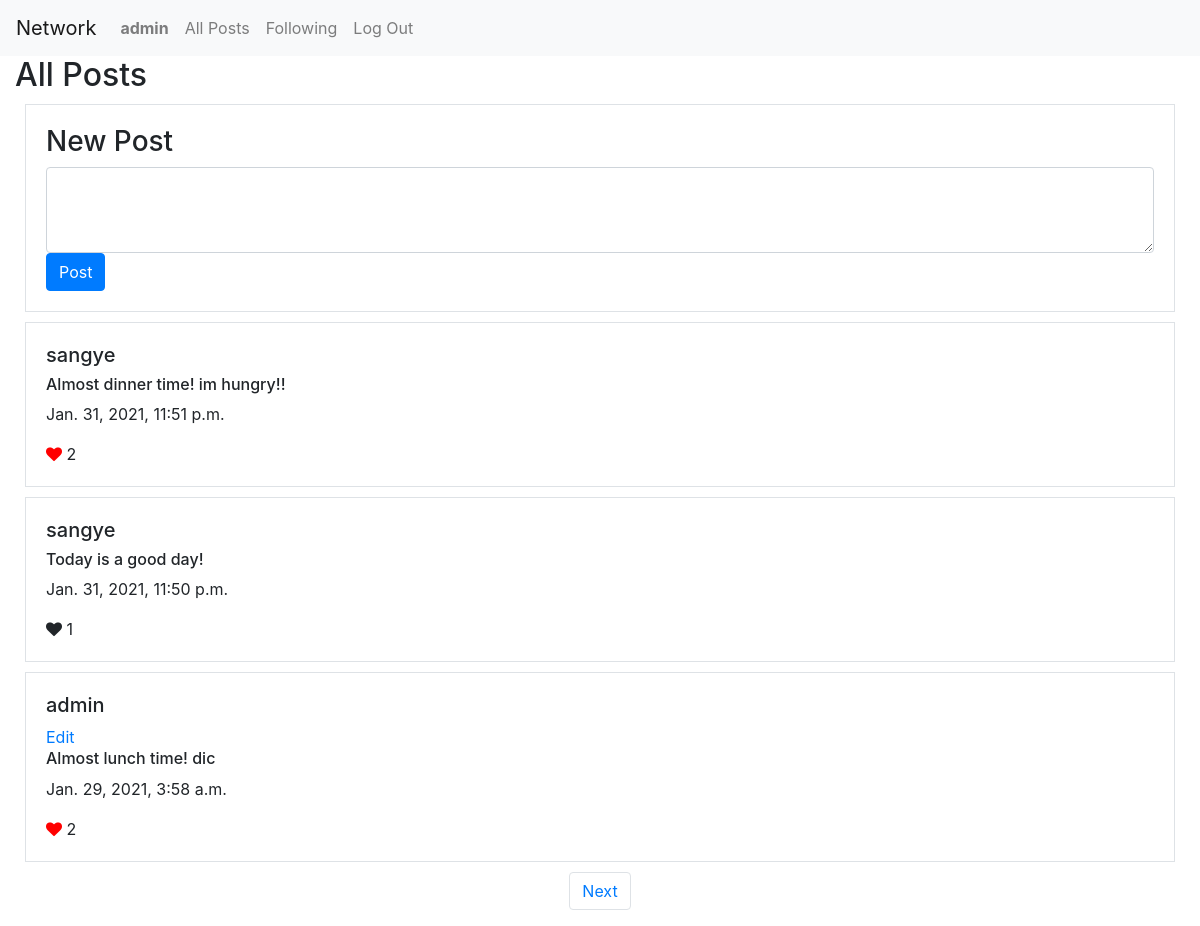
The app's page / (signed in) with its own data.
### network/models.py (models this page shows, shortened)
class User(AbstractUser):
    pass

class Post(models.Model):
    user = models.ForeignKey(User, on_delete=models.CASCADE)
    post = models.TextField()
    date_added = models.DateTimeField(auto_now=True)
    liked_users = models.ManyToManyField(User, related_name='liked_posts')

### network/views.py (the view)
# urls.py: path("", views.index, name="index"),
def index(request):
    if request.method == 'POST':
        form = PostForm(request.POST)
        if form.is_valid():
            post = form.cleaned_data['post']
            new_post = Post(user=request.user, post=post)
            new_post.save()
            return HttpResponseRedirect(reverse('index'))
    else:
        form = PostForm()
        posts_queryset = Post.objects.order_by('date_added').reverse()
        posts_to_display = Paginator(posts_queryset, 3)
        posts = posts_to_display.page(1)
        if request.GET.get('page'):
            page = int(request.GET.get('page'))
            posts = posts_to_display.page(page)
    return render(request, "network/index.html", {'form': form, 'posts': posts})

### network/forms.py
class PostForm(forms.Form):
    post = forms.CharField(widget=forms.Textarea(attrs={'class': 'form-control', 'rows': 3}), label='')

### network/templates/network/index.html (shortened to what this page needs)
{% extends "network/layout.html" %}
{% block body %}
    <h2>All Posts</h2>
    {% if user.is_authenticated %}
        <div class="border">
            <h3>New Post</h3>
            <form action="{% url 'index' %}" method="POST">
                {{ form }}
                <button class="btn btn-primary">Post</button>
            </form>
        </div>
    {% endif %}
    <div id="posts">
        {% for post in posts %}
        <div class="border">
            <h5>{{ post.user }}</h5>
            {% if post.user == request.user %}
                <a href="{% url 'edit' post.id %}">Edit</a>
            {% endif %}
            <h6>{{ post.post }}</h6>
            <p>{{ post.date_added }}</p>
            {% if request.user in post.liked_users.all %}
                <i class="fa fa-heart like red" data-id="{{ post.id }}"></i>
            {% else %}
                <i class="fa fa-heart like" data-id="{{ post.id }}"></i>
            {% endif %}
            <span id="post{{ post.id }}">{{ post.liked_users.count }}</span>
        </div>
        {% endfor %}
    </div>
{% endblock %}

### network/templates/network/layout.html (shortened to what this page needs)
{% load static %}
<!DOCTYPE html>
<html lang="en">
    <head>
        <link rel="stylesheet" href="https://cdnjs.cloudflare.com/ajax/libs/font-awesome/4.7.0/css/font-awesome.min.css">
        <link rel="stylesheet" href="https://stackpath.bootstrapcdn.com/bootstrap/4.4.1/css/bootstrap.min.css">
        <link href="{% static 'network/styles.css' %}" rel="stylesheet">
    </head>
    <body>
        <nav class="navbar navbar-expand-lg navbar-light bg-light">
            <a class="navbar-brand" href="#">Network</a>
            <div>
              <ul class="navbar-nav mr-auto">
                {% if user.is_authenticated %}
                    <li class="nav-item">
                        <a class="nav-link" href="{% url 'profile' %}"><strong>{{ user.username }}</strong></a>
                    </li>
                {% endif %}
                <li class="nav-item">
                  <a class="nav-link" href="{% url 'index' %}">All Posts</a>
                </li>
                {% if user.is_authenticated %}
                    <li class="nav-item">
                        <a class="nav-link" href="{% url 'following' %}">Following</a>
                    </li>
                    <li class="nav-item">
                        <a class="nav-link" href="{% url 'logout' %}">Log Out</a>
                    </li>
                {% endif %}
              </ul>
            </div>
          </nav>
        <div class="body container-fluid">
            {% block body %}
            {% endblock %}
        </div>
        <nav aria-label="Page navigation">
            <ul class="pagination justify-content-center">
                {% if posts.has_next %}
                    <li class="page-item">
                        <a class="page-link" href="/?page={{ posts.next_page_number }}">Next</a>
                    </li>
                {% endif %}
            </ul>
        </nav>
    </body>
</html>

### network/static/network/styles.css (style rules this page uses)
.border { border: 2px solid black; padding: 20px; margin: 10px; }
.red { color: red; }

### records on screen
User: username "admin"
Post: user "sangye", post "Almost dinner time! im hungry!!", date_added "Jan. 31, 2021, 11:51 p.m.", liked_users.count "2"
Post: user "sangye", post "Today is a good day!", date_added "Jan. 31, 2021, 11:50 p.m.", liked_users.count "1"
Post: user "admin", shows "Edit", post "Almost lunch time! dic", date_added "Jan. 29, 2021, 3:58 a.m.", liked_users.count "2"
